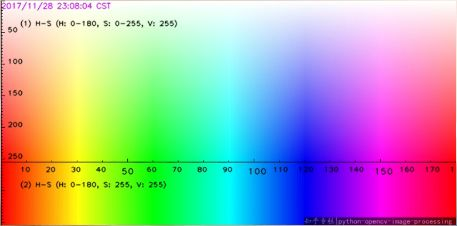
#> input picture models/omes/07/screen.jpg, 457 x 226 px, given in place of the camera
$ python program06.py
#> lines starting #> are read from the running program, lines starting #| are printed output that depends on the picture; after the words box and inside, x2 and y2 are one past the last pixel; in counts of white or black regions, pixels touching at a corner belong together
#!/usr/bin/env python3
# -*- coding: utf-8 -*-
"""
Created on Wed Feb 17 19:26:16 2021
Hue. de 0 a 179 \ matiz
Saturation: de 0 a 255 \saturacion
Value: de 0 a 255 \brillo o valor
[H,S,V]
@author: jhongvp
"""

import cv2
import numpy as np

cap=cv2.VideoCapture(0)

blueBajo=np.array([100,100,20],np.uint8)
blueAlto=np.array([125,255,255],np.uint8)

while True:
    ret, frame=cap.read()
#> frame is the input picture: shape (226, 457, 3); mean B, G, R 170.1, 171.1, 169.4
    if ret == True:
        frameHSV=cv2.cvtColor(frame,cv2.COLOR_BGR2HSV)
#> frameHSV: shape (226, 457, 3); mean H, S, V 89.6, 158.8, 246.3
        maskBlue=cv2.inRange(frameHSV,blueBajo,blueAlto)
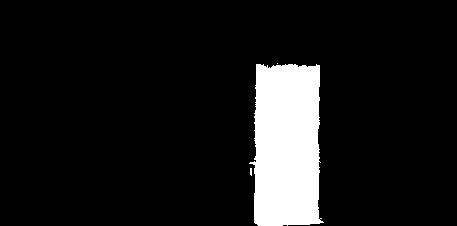
#> maskBlue: shape (226, 457); 10% white; 3 white regions (2 under 20 px), largest, box (x1, y1, x2, y2) and area: (249, 64, 324, 226) 10280
        maskBluevis = cv2.bitwise_and(frame,frame, mask=maskBlue)
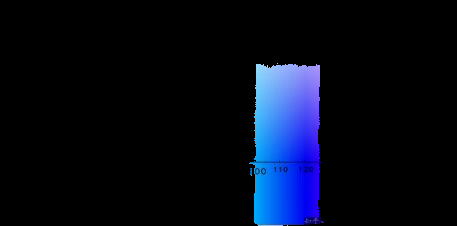
#> maskBluevis: shape (226, 457, 3); mean B, G, R 24.1, 10, 5.1
        cv2.imshow('maskBluevis',maskBluevis)
        cv2.imshow('maskBlue',maskBlue)
        cv2.imshow('frame',frame)
        if cv2.waitKey(1) & 0xFF == ord('s'):
#> (key Esc is pressed here)
            break
cap.release()
cv2.destroyAllWindows()
